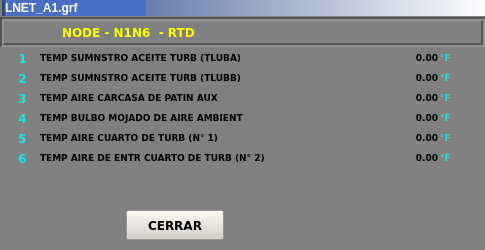
<?xml version="1.0" encoding="UTF-8"?>
<ui version="4.0">
 <class>Inet_AI_14</class>
 <widget class="QWidget" name="Inet_AI_14">
  <property name="geometry">
   <rect>
    <x>0</x>
    <y>0</y>
    <width>485</width>
    <height>250</height>
   </rect>
  </property>
  <property name="windowTitle">
   <string>Inet_AI_14</string>
  </property>
  <property name="styleSheet">
   <string notr="true">background-color: rgb(128, 128, 128);</string>
  </property>
  <widget class="QPushButton" name="btCerrar">
   <property name="geometry">
    <rect>
     <x>126</x>
     <y>210</y>
     <width>98</width>
     <height>30</height>
    </rect>
   </property>
   <property name="font">
    <font>
     <family>Verdana</family>
     <pointsize>9</pointsize>
     <weight>75</weight>
     <bold>true</bold>
    </font>
   </property>
   <property name="styleSheet">
    <string notr="true">background-color: rgb(212, 208, 200);</string>
   </property>
   <property name="text">
    <string>CERRAR</string>
   </property>
  </widget>
  <widget class="QLabel" name="lbTit_4">
   <property name="geometry">
    <rect>
     <x>40</x>
     <y>110</y>
     <width>340</width>
     <height>16</height>
    </rect>
   </property>
   <property name="font">
    <font>
     <family>Verdana</family>
     <pointsize>7</pointsize>
     <weight>75</weight>
     <bold>true</bold>
    </font>
   </property>
   <property name="text">
    <string>TEMP BULBO MOJADO DE AIRE AMBIENT</string>
   </property>
  </widget>
  <widget class="QLabel" name="lbTit_1">
   <property name="geometry">
    <rect>
     <x>40</x>
     <y>50</y>
     <width>340</width>
     <height>16</height>
    </rect>
   </property>
   <property name="font">
    <font>
     <family>Verdana</family>
     <pointsize>7</pointsize>
     <weight>75</weight>
     <bold>true</bold>
    </font>
   </property>
   <property name="text">
    <string>TEMP SUMNSTRO ACEITE TURB (TLUBA)</string>
   </property>
  </widget>
  <widget class="QLabel" name="lbUni_2">
   <property name="geometry">
    <rect>
     <x>440</x>
     <y>70</y>
     <width>43</width>
     <height>16</height>
    </rect>
   </property>
   <property name="font">
    <font>
     <family>Verdana</family>
     <pointsize>7</pointsize>
     <weight>75</weight>
     <bold>true</bold>
    </font>
   </property>
   <property name="styleSheet">
    <string notr="true">color: rgb(22, 232, 232);</string>
   </property>
   <property name="text">
    <string>°F</string>
   </property>
   <property name="alignment">
    <set>Qt::AlignLeading|Qt::AlignLeft|Qt::AlignVCenter</set>
   </property>
  </widget>
  <widget class="QFrame" name="frame_2">
   <property name="geometry">
    <rect>
     <x>2</x>
     <y>0</y>
     <width>485</width>
     <height>16</height>
    </rect>
   </property>
   <property name="styleSheet">
    <string notr="true">background-color: qlineargradient(spread:pad, x1:0, y1:0, x2:1, y2:0, stop:0 rgba(43, 71, 134, 255), stop:1 rgba(255, 255, 255, 255));</string>
   </property>
   <property name="frameShape">
    <enum>QFrame::Panel</enum>
   </property>
   <property name="frameShadow">
    <enum>QFrame::Raised</enum>
   </property>
   <property name="lineWidth">
    <number>0</number>
   </property>
   <widget class="QLabel" name="lbIP">
    <property name="geometry">
     <rect>
      <x>3</x>
      <y>0</y>
      <width>141</width>
      <height>16</height>
     </rect>
    </property>
    <property name="font">
     <font>
      <pointsize>9</pointsize>
      <weight>75</weight>
      <bold>true</bold>
     </font>
    </property>
    <property name="styleSheet">
     <string notr="true">background-color: rgb(74, 110, 195);
background-color: rgb(74, 110, 195);
color: rgb(255, 255, 255);</string>
    </property>
    <property name="text">
     <string>LNET_A1.grf</string>
    </property>
   </widget>
  </widget>
  <widget class="QLabel" name="lbNum_4">
   <property name="geometry">
    <rect>
     <x>12</x>
     <y>110</y>
     <width>21</width>
     <height>16</height>
    </rect>
   </property>
   <property name="font">
    <font>
     <family>Verdana</family>
     <weight>75</weight>
     <bold>true</bold>
    </font>
   </property>
   <property name="styleSheet">
    <string notr="true">color: rgb(22, 232, 232);</string>
   </property>
   <property name="text">
    <string>4</string>
   </property>
   <property name="alignment">
    <set>Qt::AlignCenter</set>
   </property>
  </widget>
  <widget class="QLabel" name="lbNumDes_6">
   <property name="geometry">
    <rect>
     <x>388</x>
     <y>150</y>
     <width>50</width>
     <height>16</height>
    </rect>
   </property>
   <property name="font">
    <font>
     <family>Verdana</family>
     <pointsize>7</pointsize>
     <weight>75</weight>
     <bold>true</bold>
    </font>
   </property>
   <property name="text">
    <string>0.00</string>
   </property>
   <property name="alignment">
    <set>Qt::AlignRight|Qt::AlignTrailing|Qt::AlignVCenter</set>
   </property>
  </widget>
  <widget class="QLabel" name="lbUni_1">
   <property name="geometry">
    <rect>
     <x>440</x>
     <y>50</y>
     <width>43</width>
     <height>16</height>
    </rect>
   </property>
   <property name="font">
    <font>
     <family>Verdana</family>
     <pointsize>7</pointsize>
     <weight>75</weight>
     <bold>true</bold>
    </font>
   </property>
   <property name="styleSheet">
    <string notr="true">color: rgb(22, 232, 232);</string>
   </property>
   <property name="text">
    <string>°F</string>
   </property>
   <property name="alignment">
    <set>Qt::AlignLeading|Qt::AlignLeft|Qt::AlignVCenter</set>
   </property>
  </widget>
  <widget class="QLabel" name="lbUni_4">
   <property name="geometry">
    <rect>
     <x>440</x>
     <y>110</y>
     <width>43</width>
     <height>16</height>
    </rect>
   </property>
   <property name="font">
    <font>
     <family>Verdana</family>
     <pointsize>7</pointsize>
     <weight>75</weight>
     <bold>true</bold>
    </font>
   </property>
   <property name="styleSheet">
    <string notr="true">color: rgb(22, 232, 232);</string>
   </property>
   <property name="text">
    <string>°F</string>
   </property>
   <property name="alignment">
    <set>Qt::AlignLeading|Qt::AlignLeft|Qt::AlignVCenter</set>
   </property>
  </widget>
  <widget class="QLabel" name="lbNumDes_2">
   <property name="geometry">
    <rect>
     <x>388</x>
     <y>70</y>
     <width>50</width>
     <height>16</height>
    </rect>
   </property>
   <property name="font">
    <font>
     <family>Verdana</family>
     <pointsize>7</pointsize>
     <weight>75</weight>
     <bold>true</bold>
    </font>
   </property>
   <property name="text">
    <string>0.00</string>
   </property>
   <property name="alignment">
    <set>Qt::AlignRight|Qt::AlignTrailing|Qt::AlignVCenter</set>
   </property>
  </widget>
  <widget class="QLabel" name="lbNum_2">
   <property name="geometry">
    <rect>
     <x>12</x>
     <y>70</y>
     <width>21</width>
     <height>16</height>
    </rect>
   </property>
   <property name="font">
    <font>
     <family>Verdana</family>
     <weight>75</weight>
     <bold>true</bold>
    </font>
   </property>
   <property name="styleSheet">
    <string notr="true">color: rgb(22, 232, 232);</string>
   </property>
   <property name="text">
    <string>2</string>
   </property>
   <property name="alignment">
    <set>Qt::AlignCenter</set>
   </property>
  </widget>
  <widget class="QLabel" name="lbUni_3">
   <property name="geometry">
    <rect>
     <x>440</x>
     <y>90</y>
     <width>43</width>
     <height>16</height>
    </rect>
   </property>
   <property name="font">
    <font>
     <family>Verdana</family>
     <pointsize>7</pointsize>
     <weight>75</weight>
     <bold>true</bold>
    </font>
   </property>
   <property name="styleSheet">
    <string notr="true">color: rgb(22, 232, 232);</string>
   </property>
   <property name="text">
    <string>°F</string>
   </property>
   <property name="alignment">
    <set>Qt::AlignLeading|Qt::AlignLeft|Qt::AlignVCenter</set>
   </property>
  </widget>
  <widget class="QLabel" name="lbNumDes_1">
   <property name="geometry">
    <rect>
     <x>388</x>
     <y>50</y>
     <width>50</width>
     <height>16</height>
    </rect>
   </property>
   <property name="font">
    <font>
     <family>Verdana</family>
     <pointsize>7</pointsize>
     <weight>75</weight>
     <bold>true</bold>
    </font>
   </property>
   <property name="text">
    <string>0.00</string>
   </property>
   <property name="alignment">
    <set>Qt::AlignRight|Qt::AlignTrailing|Qt::AlignVCenter</set>
   </property>
  </widget>
  <widget class="QLabel" name="lbNumDes_3">
   <property name="geometry">
    <rect>
     <x>388</x>
     <y>90</y>
     <width>50</width>
     <height>16</height>
    </rect>
   </property>
   <property name="font">
    <font>
     <family>Verdana</family>
     <pointsize>7</pointsize>
     <weight>75</weight>
     <bold>true</bold>
    </font>
   </property>
   <property name="text">
    <string>0.00</string>
   </property>
   <property name="alignment">
    <set>Qt::AlignRight|Qt::AlignTrailing|Qt::AlignVCenter</set>
   </property>
  </widget>
  <widget class="QLabel" name="lbNum_1">
   <property name="geometry">
    <rect>
     <x>12</x>
     <y>50</y>
     <width>21</width>
     <height>16</height>
    </rect>
   </property>
   <property name="font">
    <font>
     <family>Verdana</family>
     <weight>75</weight>
     <bold>true</bold>
    </font>
   </property>
   <property name="styleSheet">
    <string notr="true">color: rgb(22, 232, 232);</string>
   </property>
   <property name="text">
    <string>1</string>
   </property>
   <property name="alignment">
    <set>Qt::AlignCenter</set>
   </property>
  </widget>
  <widget class="QLabel" name="lbNum_5">
   <property name="geometry">
    <rect>
     <x>12</x>
     <y>130</y>
     <width>21</width>
     <height>16</height>
    </rect>
   </property>
   <property name="font">
    <font>
     <family>Verdana</family>
     <weight>75</weight>
     <bold>true</bold>
    </font>
   </property>
   <property name="styleSheet">
    <string notr="true">color: rgb(22, 232, 232);</string>
   </property>
   <property name="text">
    <string>5</string>
   </property>
   <property name="alignment">
    <set>Qt::AlignCenter</set>
   </property>
  </widget>
  <widget class="QLabel" name="lbNumDes_4">
   <property name="geometry">
    <rect>
     <x>388</x>
     <y>110</y>
     <width>50</width>
     <height>16</height>
    </rect>
   </property>
   <property name="font">
    <font>
     <family>Verdana</family>
     <pointsize>7</pointsize>
     <weight>75</weight>
     <bold>true</bold>
    </font>
   </property>
   <property name="text">
    <string>0.00</string>
   </property>
   <property name="alignment">
    <set>Qt::AlignRight|Qt::AlignTrailing|Qt::AlignVCenter</set>
   </property>
  </widget>
  <widget class="QLabel" name="lbNumDes_5">
   <property name="geometry">
    <rect>
     <x>388</x>
     <y>130</y>
     <width>50</width>
     <height>16</height>
    </rect>
   </property>
   <property name="font">
    <font>
     <family>Verdana</family>
     <pointsize>7</pointsize>
     <weight>75</weight>
     <bold>true</bold>
    </font>
   </property>
   <property name="text">
    <string>0.00</string>
   </property>
   <property name="alignment">
    <set>Qt::AlignRight|Qt::AlignTrailing|Qt::AlignVCenter</set>
   </property>
  </widget>
  <widget class="QLabel" name="lbUni_5">
   <property name="geometry">
    <rect>
     <x>440</x>
     <y>130</y>
     <width>43</width>
     <height>16</height>
    </rect>
   </property>
   <property name="font">
    <font>
     <family>Verdana</family>
     <pointsize>7</pointsize>
     <weight>75</weight>
     <bold>true</bold>
    </font>
   </property>
   <property name="styleSheet">
    <string notr="true">color: rgb(22, 232, 232);</string>
   </property>
   <property name="text">
    <string>°F</string>
   </property>
   <property name="alignment">
    <set>Qt::AlignLeading|Qt::AlignLeft|Qt::AlignVCenter</set>
   </property>
  </widget>
  <widget class="QFrame" name="frame">
   <property name="geometry">
    <rect>
     <x>0</x>
     <y>17</y>
     <width>485</width>
     <height>30</height>
    </rect>
   </property>
   <property name="styleSheet">
    <string notr="true">border-color: rgb(255, 255, 255);</string>
   </property>
   <property name="frameShape">
    <enum>QFrame::Box</enum>
   </property>
   <property name="frameShadow">
    <enum>QFrame::Sunken</enum>
   </property>
   <property name="lineWidth">
    <number>2</number>
   </property>
   <widget class="QLabel" name="label">
    <property name="geometry">
     <rect>
      <x>62</x>
      <y>4</y>
      <width>400</width>
      <height>22</height>
     </rect>
    </property>
    <property name="font">
     <font>
      <family>Verdana</family>
      <pointsize>9</pointsize>
      <weight>75</weight>
      <bold>true</bold>
     </font>
    </property>
    <property name="styleSheet">
     <string notr="true">color: rgb(255, 255, 0);</string>
    </property>
    <property name="text">
     <string>NODE - N1N6  - RTD</string>
    </property>
   </widget>
  </widget>
  <widget class="QLabel" name="lbTit_3">
   <property name="geometry">
    <rect>
     <x>40</x>
     <y>90</y>
     <width>340</width>
     <height>16</height>
    </rect>
   </property>
   <property name="font">
    <font>
     <family>Verdana</family>
     <pointsize>7</pointsize>
     <weight>75</weight>
     <bold>true</bold>
    </font>
   </property>
   <property name="text">
    <string>TEMP AIRE CARCASA DE PATIN AUX</string>
   </property>
  </widget>
  <widget class="QLabel" name="lbTit_5">
   <property name="geometry">
    <rect>
     <x>40</x>
     <y>130</y>
     <width>340</width>
     <height>16</height>
    </rect>
   </property>
   <property name="font">
    <font>
     <family>Verdana</family>
     <pointsize>7</pointsize>
     <weight>75</weight>
     <bold>true</bold>
    </font>
   </property>
   <property name="text">
    <string>TEMP AIRE CUARTO DE TURB (N° 1)</string>
   </property>
  </widget>
  <widget class="QLabel" name="lbTit_6">
   <property name="geometry">
    <rect>
     <x>40</x>
     <y>150</y>
     <width>340</width>
     <height>16</height>
    </rect>
   </property>
   <property name="font">
    <font>
     <family>Verdana</family>
     <pointsize>7</pointsize>
     <weight>75</weight>
     <bold>true</bold>
    </font>
   </property>
   <property name="text">
    <string>TEMP AIRE DE ENTR CUARTO DE TURB (N° 2)</string>
   </property>
  </widget>
  <widget class="QLabel" name="lbUni_6">
   <property name="geometry">
    <rect>
     <x>440</x>
     <y>150</y>
     <width>43</width>
     <height>16</height>
    </rect>
   </property>
   <property name="font">
    <font>
     <family>Verdana</family>
     <pointsize>7</pointsize>
     <weight>75</weight>
     <bold>true</bold>
    </font>
   </property>
   <property name="styleSheet">
    <string notr="true">color: rgb(22, 232, 232);</string>
   </property>
   <property name="text">
    <string>°F</string>
   </property>
   <property name="alignment">
    <set>Qt::AlignLeading|Qt::AlignLeft|Qt::AlignVCenter</set>
   </property>
  </widget>
  <widget class="QLabel" name="lbNum_3">
   <property name="geometry">
    <rect>
     <x>12</x>
     <y>90</y>
     <width>21</width>
     <height>16</height>
    </rect>
   </property>
   <property name="font">
    <font>
     <family>Verdana</family>
     <weight>75</weight>
     <bold>true</bold>
    </font>
   </property>
   <property name="styleSheet">
    <string notr="true">color: rgb(22, 232, 232);</string>
   </property>
   <property name="text">
    <string>3</string>
   </property>
   <property name="alignment">
    <set>Qt::AlignCenter</set>
   </property>
  </widget>
  <widget class="QLabel" name="lbTit_2">
   <property name="geometry">
    <rect>
     <x>40</x>
     <y>70</y>
     <width>340</width>
     <height>16</height>
    </rect>
   </property>
   <property name="font">
    <font>
     <family>Verdana</family>
     <pointsize>7</pointsize>
     <weight>75</weight>
     <bold>true</bold>
    </font>
   </property>
   <property name="text">
    <string>TEMP SUMNSTRO ACEITE TURB (TLUBB)</string>
   </property>
  </widget>
  <widget class="QLabel" name="lbNum_6">
   <property name="geometry">
    <rect>
     <x>12</x>
     <y>150</y>
     <width>21</width>
     <height>16</height>
    </rect>
   </property>
   <property name="font">
    <font>
     <family>Verdana</family>
     <weight>75</weight>
     <bold>true</bold>
    </font>
   </property>
   <property name="styleSheet">
    <string notr="true">color: rgb(22, 232, 232);</string>
   </property>
   <property name="text">
    <string>6</string>
   </property>
   <property name="alignment">
    <set>Qt::AlignCenter</set>
   </property>
  </widget>
 </widget>
 <layoutdefault spacing="6" margin="11"/>
 <resources/>
 <connections/>
</ui>
